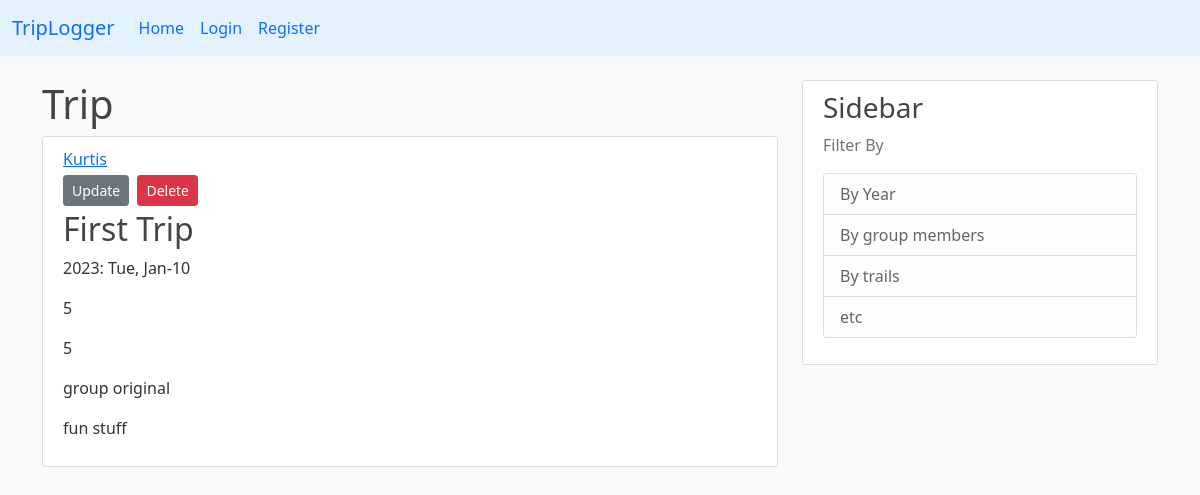
Page /trip/2 on the committed database.
### triplog/models.py (models this page shows, shortened)
class User(db.Model, UserMixin):
    id = db.Column(db.Integer, primary_key=True)
    username = db.Column(db.String(20), unique=True, nullable=False)
    email = db.Column(db.String(120), unique=True, nullable=False)
    image_file = db.Column(db.String(20), nullable=False,
                           default='default.jpg')
    password = db.Column(db.String(60), nullable=False)
    trips = db.relationship('Trip', backref='author', lazy=True)

class Trip(db.Model):
    id = db.Column(db.Integer, primary_key=True)
    title = db.Column(db.String(100), nullable=False)
    trip_date = db.Column(db.DateTime, nullable=False)
    trip_group = db.Column(db.Text, nullable=False)
    difficulty = db.Column(db.Integer, nullable=False)
    fun_rating = db.Column(db.Integer, nullable=False)
    highlights = db.Column(db.Text)
    image_trip = db.Column(db.String(20), nullable=False,
                           default='scene.jpg')
    user_id = db.Column(db.Integer, db.ForeignKey('user.id'), nullable=False)

### triplog/trips/routes.py (the view)
@trips.route("/trip/<int:trip_id>")
def trip(trip_id):
    trip = Trip.query.get_or_404(trip_id)
    return render_template('trip.html', title=trip.title, trip=trip)

### triplog/templates/trip.html (shortened to what this page needs)
{% extends "layout.html" %}
{% block content %}
<h1>Trip</h1>
<article class="media content-section">
    <div class="media-body">
        <div class="article-metadata">
            <a class="mr-2" href="#">{{ trip.author.username }}</a>
            <div>
                <a href="{{ url_for('trips.update_trip', trip_id=trip.id) }}" class="btn btn-secondary btn-sm mt-1 mb-1">Update</a>
                <button type="button" class="btn btn-danger btn-sm m-1" data-bs-toggle="modal" data-bs-target="#deleteModal">Delete</button>
            </div>
        </div>
        <h2 class="article-title">{{ trip.title }}</h2>
        <p class="article-content">{{ trip.trip_date.strftime('%Y: %a, %b-%d') }}</p>
        <p class="article-content">{{ trip.difficulty }}</p>
        <p class="article-content">{{ trip.fun_rating }}</p>
        <p class="article-content">{{ trip.trip_group }}</p>
        <p class="article-content">{{ trip.highlights }}</p>
    </div>
</article>
{% endblock content %}

### triplog/static/main.css (style rules this page uses)
body { background: #fafafa; color: #333333; margin-top: 5rem; }
h1, h2, h3, h4, h5, h6 { color: #444444; }
.content-section { background: #ffffff; padding: 10px 20px; border: 1px solid #dddddd; border-radius: 3px; margin-bottom: 20px; }

### rows in the picture
User: author.username "Kurtis"
Trip: title "First Trip", trip_date "2023: Tue, Jan-10", difficulty "5", fun_rating "5", trip_group "group original", highlights "fun stuff"
